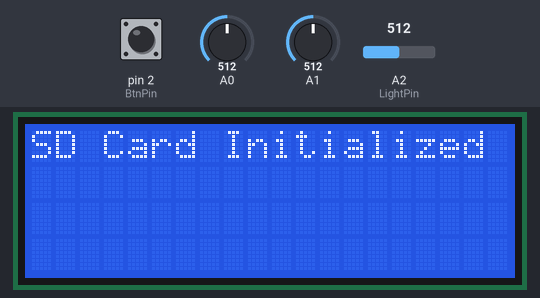
The sketch below on a simulated Arduino Uno, built with avr-gcc and run on an emulated ATmega328P. Shown: 20×4 character LCD. The inputs (shaded band) are chosen by the test bench; at power-on: pin 2 (BtnPin) HIGH, A0 = 512, A1 = 512, A2 (LightPin) = 512. Storage starts empty.

Above: at 2.2 s.
At 5.3 s:
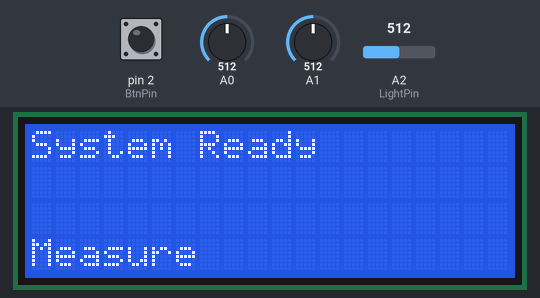
5.4 s: pin 2 (BtnPin) pulled LOW for 0.15 s
At 6.1 s:
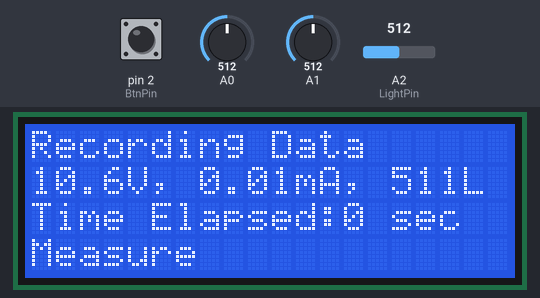
At 21.6 s:
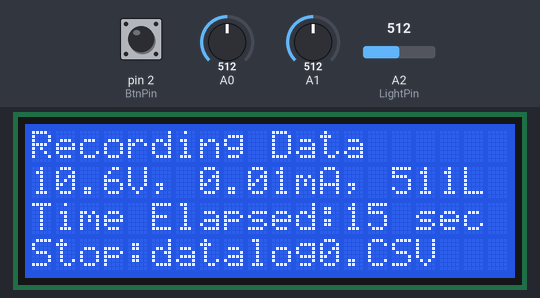
Timing chart, 0 to 22.1 s (numbered marks = the images above; inputs shaded):
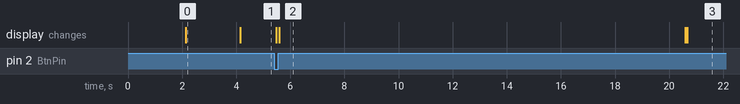

Measured:
- after the input at 5.4 s, the display: first changes after 0.08 s (image 2 shows a later state)
- what the display in image 0 shows lasts 2.1 s, from 2.1 s to 4.2 s
- what the display in image 2 shows lasts 15.0 s, from 5.6 s to 20.6 s

The sketch:

BatteryTest.ino
```cpp
#include <Wire.h>
#include <LCD.h>
#include <LiquidCrystal_I2C.h>
#include <SPI.h>
#include <SD.h>

float offset = -190.00;
//Sensors and Switches
int BtnPin = 2, BtnValue = 2, LCDBtnPin = 3; //Switches Pins and Values
int VoltagePin = 0, CurrentPin = 1, LightPin = 2; //Sensor Pins
float Voltage = 0, Current = 0, Power = 0, Light = 0; //Sensor Values
int Clock = 0; //Timer

// LCD
#define I2C_ADDR 0x27 // Define I2C Address where the SainSmart LCD is
#define BACKLIGHT_PIN 3
LiquidCrystal_I2C lcd(I2C_ADDR, 2, 1, 0, 4, 5, 6, 7);
String LCDData;

//SD Card
int chipSelect =  10, TestNumber = 0;
String DataString = "", FileName = "";

void setup() {
  Serial.begin(9600);
  //Switches Mode
  pinMode(BtnPin, INPUT_PULLUP);
  pinMode(LCDBtnPin, INPUT_PULLUP);
  attachInterrupt(digitalPinToInterrupt(BtnPin), blink, LOW);
  //LCD SETUP
  lcd.begin (20, 4);
  lcd.setBacklightPin(3, POSITIVE);
  lcd.setBacklight(HIGH);
  lcd.home();
  //SD Card
  LCDWrite(0, 0, "Initializing SD Card", 1);
  delay(2000);
  //Checking if SD Card is inserted
  while (!SD.begin(chipSelect))
    LCDWrite(0, 0, "SD Card Failed", 1);
  //SD card is Inserted
  LCDWrite(0, 0, "SD Card Initialized", 1);
  delay(2000);
  lcd.clear();
}

void loop() {
  LCDWrite(0, 0, "System Ready ", 0);
  LCDWrite(0, 3, "Measure", 0);
  //Save LCD power by Actuating Red Switch
  //lcd.setBacklight(!digitalRead(LCDBtnPin));

  //Start Measurements When Black Switch is actuated
  while (BtnValue == 1) {
    //Create a new Excel file Staritng with datalog0
    FileName = "datalog" + String(TestNumber) + ".CSV";
    File dataFile = SD.open(FileName, FILE_WRITE);
    //Save LCD power by Actuating Red Switch
    //lcd.setBacklight(!digitalRead(LCDBtnPin));
    //Record Measurements from Sensors
    LCDWrite(0, 0, "Recording Data ", 0);
    //Voltage = analogRead(VoltagePin) / 40.92;
    float volt = analogRead(A0);// read the input
    Voltage = (map(volt,0,1023, 0, 2500) + offset)/100;
    //Current = ((((analogRead(CurrentPin) * 5.0) / 1023.0) - 2.5) / 0.066)*100;
    //Current = ((((analogRead(A1) * 5.0) / 1023.0) -2.5) / 0.066)*100;
    //Current =((2.5 - (analogRead(A1)*(5.0/1024.0)))/0.185)*100;
    Current = (.0264 * analogRead(A1) -13.51);
    //if (Current < 0)
    //  Current = 0;
    Power = Current * Voltage;
    Light = 1023 - analogRead(LightPin);

    //Start Writing data to File
    if (Clock == 0) { //First Line in the Excel Sheet
      dataFile.println("Time,Voltage,Current,Power,Light");
      dataFile.close();
    }
    //DataString = String(Clock) + "," + String(Voltage, 4) +  "," + String(Light, 0);
    DataString = String(Clock) + "," + String(Voltage, 2) + "," + String(Current, 2) + "," + String(Power, 2) + "," + String(Light, 0);
    dataFile.println(DataString);//Print Sensor Data to SD Card
    dataFile.close();
    //Print Data to LCD
    //LCDData = String(Voltage, 2) + "V, " + String(Light, 0) + "L"; //Print Sensor Data to LCD
    LCDData = String(Voltage, 1) + "V, " + String(Current, 2) + "mA, " + String(Light, 0) + "L"; //Print Sensor Data to LCD
    LCDWrite(0, 1, LCDData, 0);
    //Increment  time on LCD every 1 minute
    LCDWrite(0, 2, "Time Elapsed:" + String(Clock) + " sec", 0);
    delay(15000);//Increment 1 minute
    Clock = Clock +15;
    if (Clock >= 1)// Stop Measurements after 1 minute if needed
      LCDWrite(0, 3, "Stop:" + FileName, 0);
    else
      LCDWrite(0, 3, "         ", 0);
    //Stop button actuated at least after 1 minute
    if (BtnValue == 0) {
      LCDWrite(0, 0, "Storing Data ", 1);
      TestNumber = TestNumber + 1;//Prepare for a new TestFile
      delay(3000);
      LCDWrite(0, 1, FileName, 0);
      delay(3000);
      Clock = 0;//Reset Clock
      lcd.clear();
      BtnValue = 2;
      break;
    }
  }
}

//Function : Set LCD Cursor Position and Write Message
void LCDWrite(int r, int c, String message, int clearscreen) {
  if (clearscreen == 1)
    lcd.clear(); //Clear screen if requested
  lcd.setCursor ( r, c );
  lcd.print(message);
}
//Function : Interrupt and Stop Data Measurements
void blink() {
  if (Clock >= 1)
    BtnValue = 0;
  else
    BtnValue = 1;
}
```
